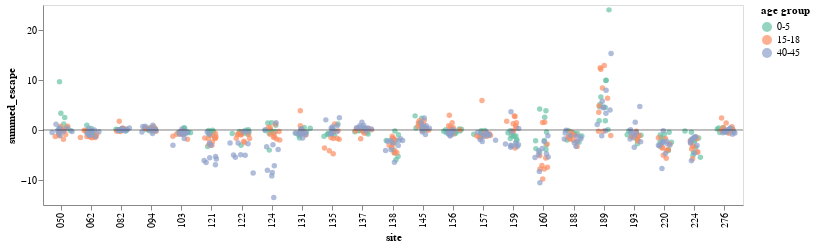

Notebook source saved alongside this figure:
### Markdown cell above
## Overlay colored by age cohorts

### Code cell
summed_escape_lineplot = (
    alt.Chart()
    .encode(
        x=alt.X("site", 
                title="site",
               ),
        y=alt.Y(
            "escape_mean:Q",
            title="summed_escape",
        ),
        xOffset='jitter:Q',
        # column='age_group:N',
        color=alt.Color('age_group:N', 
                        legend=alt.Legend(orient="right", title='age group')
                       ).scale(scheme='set2'),
        detail='serum'
    ).transform_calculate(jitter="sqrt(-2*log(random()))*cos(2*PI*random())")
    .mark_circle(size=30, opacity=0.7)
    .properties(width=700, height=200)
    # .mark_circle(opacity=0.7, size=20))
)

x_axis = alt.Chart(pd.DataFrame({'y': [0]})).mark_rule(opacity=0.5).encode(y='y')

alt.layer(
    summed_escape_lineplot, x_axis, data=full_escape
).configure_axis(
    grid=False
).resolve_axis(
    x='independent'
)
# chart.save('230508_immune_escape_scatter.pdf')

### Figure 1 — Vega-Lite specification as saved in the notebook (floating-point values rounded to 4 significant figures; data arrays with more than 128 entries replaced by an {"elided": "..."} marker saying what was removed)
{"config": {"view": {"continuousWidth": 300, "continuousHeight": 300}, "axis": {"grid": false}}, "layer": [{"mark": {"type": "circle", "opacity": 0.7, "size": 30}, "encoding": {"color": {"field": "age_group", "legend": {"orient": "right", "title": "age group"}, "scale": {"scheme": "set2"}, "type": "nominal"}, "detail": {"field": "serum", "type": "quantitative"}, "x": {"field": "site", "title": "site", "type": "nominal"}, "xOffset": {"field": "jitter", "type": "quantitative"}, "y": {"field": "escape_mean", "title": "summed_escape", "type": "quantitative"}}, "transform": [{"calculate": "sqrt(-2*log(random()))*cos(2*PI*random())", "as": "jitter"}]}, {"data": {"name": "data-06fd9f850666401b4599de5588b60692"}, "mark": {"type": "rule", "opacity": 0.5}, "encoding": {"y": {"field": "y", "type": "quantitative"}}}], "data": {"name": "data-4d4dfab1d92f59fefb2059d336d581bd"}, "height": 200, "resolve": {"axis": {"x": "independent"}}, "width": 700, "$schema": "https://vega.github.io/schema/vega-lite/v5.6.1.json", "datasets": {"data-4d4dfab1d92f59fefb2059d336d581bd": {"elided": "690 records"}, "data-06fd9f850666401b4599de5588b60692": [{"y": 0}]}}
